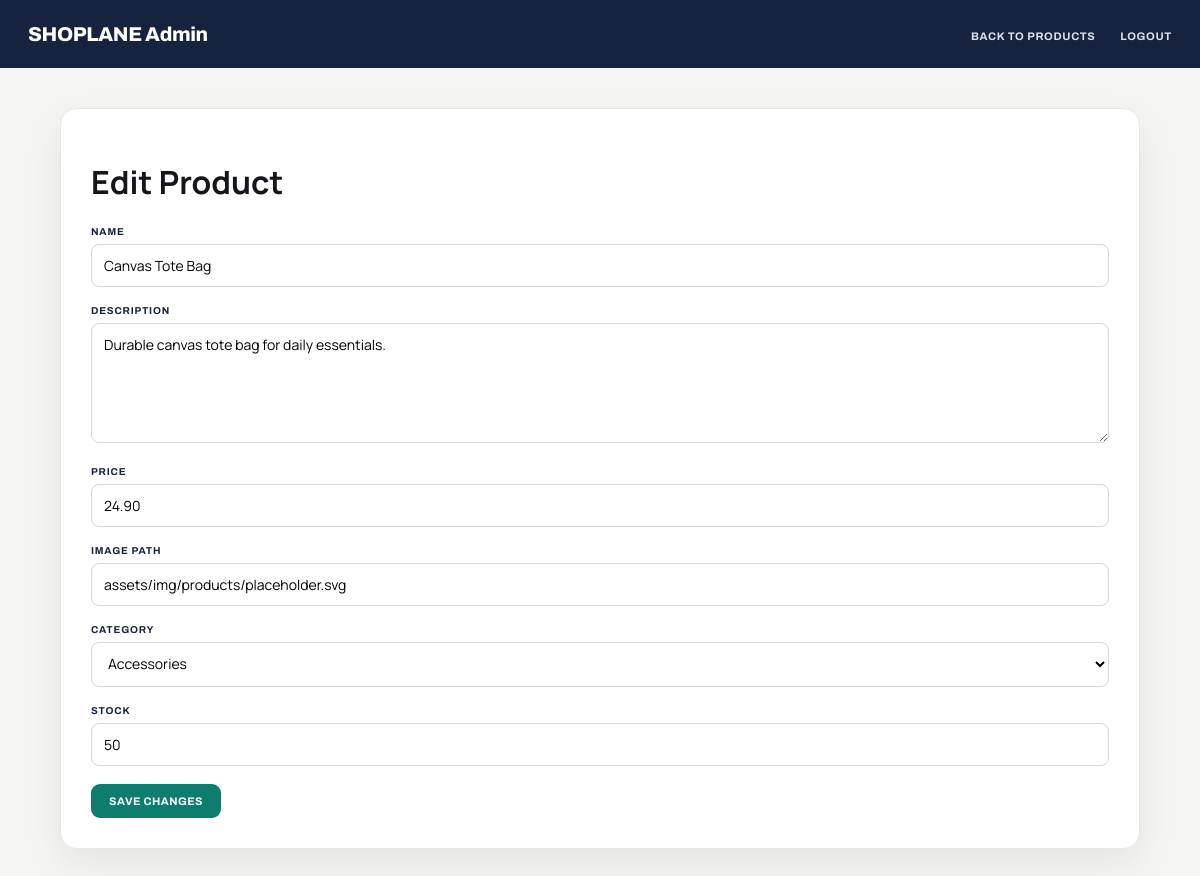
The page /admin/product-edit.php?id=7 (signed in) on the database its author committed.
### tables this page shows
CREATE TABLE products (
  id INT AUTO_INCREMENT PRIMARY KEY,
  name VARCHAR(150) NOT NULL,
  description TEXT,
  price DECIMAL(10,2) NOT NULL,
  image VARCHAR(255) NOT NULL DEFAULT 'assets/img/products/placeholder.svg',
  category VARCHAR(80),
  stock INT DEFAULT 0,
  created_at TIMESTAMP DEFAULT CURRENT_TIMESTAMP,
  CONSTRAINT chk_products_price CHECK (price >= 0),
  CONSTRAINT chk_products_stock CHECK (stock >= 0)
);

### includes/functions.php (called while the page is built)
<?php
function asset($relativePath)
{
    $fullPath = __DIR__ . '/../' . $relativePath;
    $version = file_exists($fullPath) ? filemtime($fullPath) : time();
    return $relativePath . '?v=' . $version;
}

### admin/product-edit.php (the view, shortened to what this page needs)
<?php
require_once __DIR__ . '/../includes/db.php';
$id = filter_input(INPUT_GET, 'id', FILTER_VALIDATE_INT);
$stmt = $pdo->prepare('SELECT id, name, description, price, image, category, stock FROM products WHERE id = ?');
$stmt->execute([$id]);
$product = $stmt->fetch();
$name = $product['name'];
$description = $product['description'];
$price = $product['price'];
$image = $product['image'];
$category = $product['category'];
$stock = $product['stock'];
?>
<!DOCTYPE html>
<html lang="en">
<head>
    <link rel="stylesheet" href="../<?php echo asset('assets/css/admin.css'); ?>">
</head>
<body>
    <div id="adminBar">
        <div id="adminBrand"> SHOPLANE Admin </div>
        <div id="adminNav">
            <a href="index.php"> Back to Products </a>
            <a href="../logout.php"> Logout </a>
        </div>
    </div>
    <main id="adminContainer">
        <h1> Edit Product </h1>
        <form class="adminForm" method="post" action="product-edit.php?id=<?php echo (int) $id; ?>" id="productForm" novalidate>
            <div class="formGroup">
                <label for="name"> Name </label>
                <input type="text" id="name" name="name" value="<?php echo htmlspecialchars($name); ?>" maxlength="150" required>
            </div>
            <div class="formGroup">
                <label for="description"> Description </label>
                <textarea id="description" name="description"><?php echo htmlspecialchars($description); ?></textarea>
            </div>
            <div class="formGroup">
                <label for="price"> Price </label>
                <input type="number" id="price" name="price" value="<?php echo htmlspecialchars($price); ?>" min="0" max="99999999.99" step="0.01" required>
            </div>
            <div class="formGroup">
                <label for="image"> Image Path </label>
                <input type="text" id="image" name="image" value="<?php echo htmlspecialchars($image); ?>" maxlength="255">
            </div>
            <div class="formGroup">
                <label for="category"> Category </label>
                <select id="category" name="category">
                    <option value="accessories" <?php echo $category === 'accessories' ? 'selected' : ''; ?>>Accessories</option>
                </select>
            </div>
            <div class="formGroup">
                <label for="stock"> Stock </label>
                <input type="number" id="stock" name="stock" value="<?php echo htmlspecialchars($stock); ?>" min="0" max="2147483647" step="1" required>
            </div>
            <button type="submit" id="adminSubmit"> Save Changes </button>
        </form>
    </main>
</body>
</html>

### assets/css/admin.css (style rules this page uses)
* { box-sizing: border-box; }
:root { --navy:#16233f; --teal:#0e7c6f; --canvas:#f5f5f3; --border:#e8e7e3; --muted:#6b7078; }
body { margin: 0; background: var(--canvas); color: #14161a; font-family: "Manrope", sans-serif; }
#adminBar { display: flex; align-items: center; justify-content: space-between; min-height: 68px; padding: 12px max(28px, calc((100vw - 1160px)/2)); background: var(--navy); color: #fff; }
#adminBrand { font: 800 20px "Archivo", sans-serif; letter-spacing: -.02em; }
#adminNav a { margin-left: 22px; color: #dbe1ec; font: 700 11px "Archivo", sans-serif; letter-spacing: .06em; text-transform: uppercase; text-decoration: none; }
#adminContainer { max-width: 1080px; margin: 40px auto; padding: 30px; border: 1px solid var(--border); border-radius: 16px; background: #fff; box-shadow: 0 16px 40px rgba(22,35,63,.07); }
#adminAddBtn, #adminSubmit { padding: 11px 18px; border: 0; border-radius: 9px; background: var(--teal); color: #fff; font: 700 11px "Archivo", sans-serif; letter-spacing: .04em; text-transform: uppercase; text-decoration: none; cursor: pointer; }
.adminSearch input, .adminSearch select, .adminForm input, .adminForm select, .adminForm textarea { padding: 11px 12px; border: 1px solid #d8d7d2; border-radius: 8px; background: #fff; font: 14px "Manrope", sans-serif; }
.adminForm .formGroup { margin-bottom: 18px; }
.adminForm label { display: block; margin-bottom: 7px; color: var(--navy); font: 700 10px "Archivo", sans-serif; letter-spacing: .08em; text-transform: uppercase; }
.adminForm input, .adminForm select, .adminForm textarea { width: 100%; }
.adminForm textarea { min-height: 120px; resize: vertical; }

### rows shown on the page
products: name "Canvas Tote Bag", description "Durable canvas tote bag for daily essentials.", price "24.90", image "assets/img/products/placeholder.svg", category "Accessories", stock "50"
